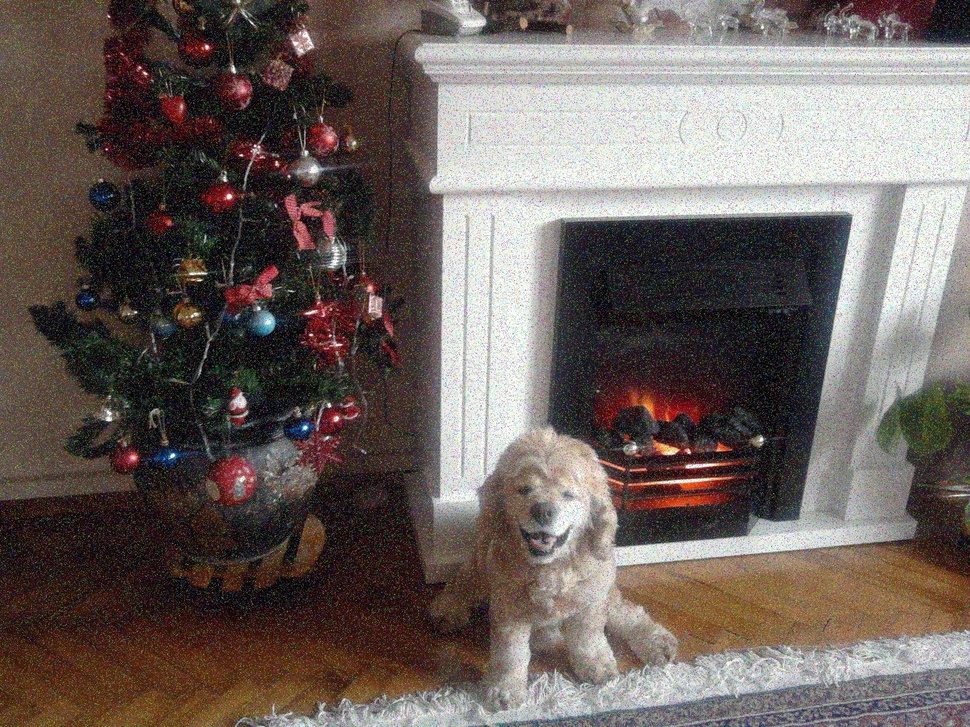
//> input picture noisy_foto.jpg, 970 x 727 px, shrunk from 2048 x 1536 before the run
$ ./main   (built with g++ and OpenCV 4)
//> lines starting //> are read from the running program, lines starting //| are printed output that depends on the picture
//
//  main.cpp
//  Median_Filter
//  Created by Yakup Gorur on 4/3/18.
//  Copyright © 2018 Yakup Gorur. All rights reserved.
//  Digital Signal Processing Design and Application 2017-2018 Spring
//  Homework 5
//  Lecturer: Prof. Dr. Bilge Gunsel, Research Assistant Yağmur Sabucu

// !!! Please ensure that the image folder path is true.


#include <iostream>
#include <opencv2/highgui.hpp>
#include <opencv2/opencv.hpp>
#include <string>

using namespace std; //namespace for  C++ standard library
using namespace cv;  //namespace for  OpenCV library

//**************************-User Defined Settings-****************************
//image folder path
string image_folder_path = "/Users/yakup/Software Developer/DigSignalProcess/HW5/";

//To make debug: It shows all outputs in the operations
bool debug = false;

//***********************************--End--***********************************

void MedianFilter(const Mat& input, Mat& output, int N);
int FindMedium(int Array [], int N);

int main(int argc, const char * argv[]) {

    //Reading the "noisy_foto.jpg" image file into noisy Mat Object
    Mat noisy = imread(image_folder_path + "noisy_foto.jpg");
//> noisy is the input picture: 727 rows x 970 cols, CV_8UC3; mean B, G, R 93, 97.6, 108.2

    //Check the Is the file opened or not?
    if (noisy.empty()){
        std::cerr<<"can't open image: <noisy_foto.jpg>"<<std::endl;
        return - 1;
    }

    //Debug: Show the noisy image file
    if(debug){ imshow("noisy image file", noisy); waitKey();}

    Mat noisy_gray(noisy.size(), CV_8UC1); //Noisy_Gray Mat object 8 bits
    //Convert Gray
    //Convert to noisy image to 8bits gray level image.
    cvtColor(noisy, noisy_gray, COLOR_BGR2GRAY);
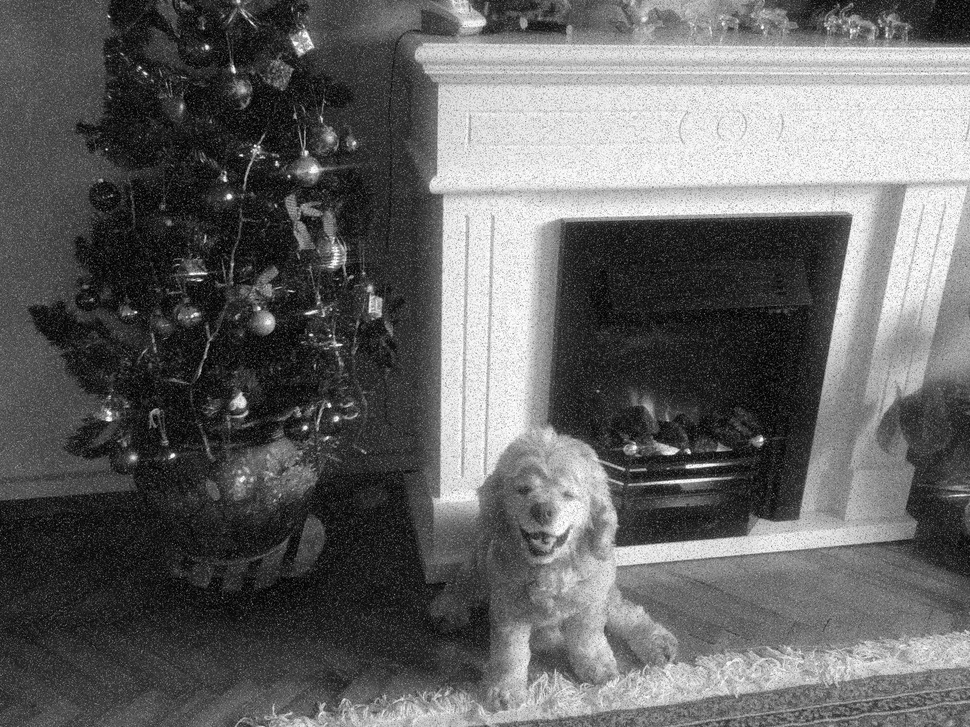
//> noisy_gray: 727 rows x 970 cols, CV_8UC1; min 0, max 255, mean 100.3

    //Debug: Show the gray level image
    if(debug){ imshow("Gray Level Image File", noisy_gray); waitKey();}

    //Write the gray level image as noisy_gray.jpg
    imwrite(image_folder_path + "noisy_gray.jpg", noisy_gray);

//Median Filter with 7*7 Kernel
    Mat median1_gray(noisy_gray.size(), CV_8UC1); //Create median1_gray Mat Object
    //Take Median Filter with 7*7 Kernel
    MedianFilter(noisy_gray, median1_gray, 7);
    //Write the median1_gray image
    imwrite(image_folder_path + "median1_gray.jpg", median1_gray);

    //Debug: Show the median1_gray  image
    if(debug){ imshow("median1_gray Image", median1_gray); waitKey();}
    /*
//Median Filter with 27*27 Kernel
    Mat median2_gray(noisy_gray.size(), CV_8UC1); //Create median2_gray Mat Object
    //Take Median Filter with 27*27 Kernel
    MedianFilter(noisy_gray, median2_gray, 27);
    //Write the median1_gray image
    imwrite(image_folder_path + "median2_gray.jpg", median2_gray);

    //Debug: Show the median1_gray  image
    if(debug){ imshow("median2_gray Image", median2_gray); waitKey();}
    */

//To make test, the original opencv function.
//TEST, 7*7 kernel Test
    Mat opencv_median1_gray(noisy_gray.size(), CV_8UC1);
    medianBlur(noisy_gray, opencv_median1_gray, 7);

    //Write the opencv_median1_gray.jpg image
    imwrite(image_folder_path + "opencv_median1_gray.jpg", opencv_median1_gray);
    //Debug: Show the opencv_median1_gray.jpg  image
    if(debug){ imshow("opencv_median1_gray Image", opencv_median1_gray); waitKey();}


//TEST, 27*27 Kernel Test
    Mat opencv_median2_gray(noisy_gray.size(), CV_8UC1);
    medianBlur(noisy_gray, opencv_median2_gray, 27);

    //Write the opencv_median2_gray image
    imwrite(image_folder_path + "opencv_median2_gray.jpg", opencv_median2_gray);
    //Debug: Show the opencv_median2_gray  image
    if(debug){ imshow("opencv_median2_gray Image", opencv_median2_gray); waitKey();}

    return 0;
}


//     MEDIAN FILTER
//     image  - input image
//     output - output image
//     N      - width and Height of the image
void MedianFilter(const Mat& input, Mat& output, int N){
//> called with N = 7

    //Padding. Adding border
    Mat input_padding;
    int padding_size = (N-1/2);
    copyMakeBorder( input, input_padding, padding_size , padding_size, padding_size, padding_size, BORDER_REFLECT);
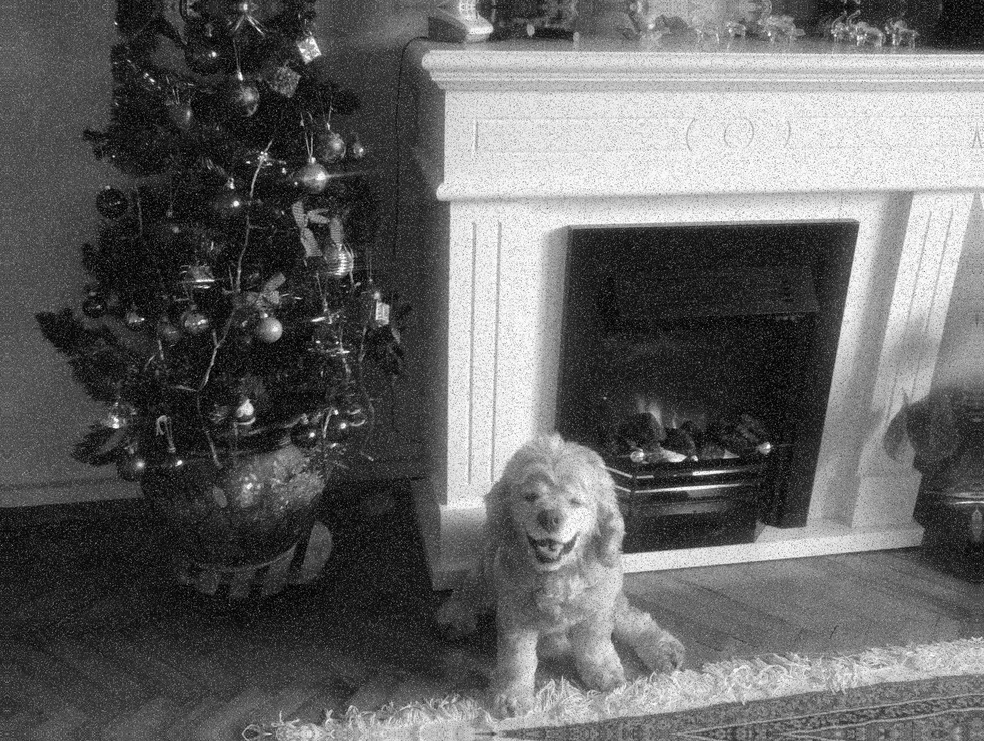
//> input_padding: 741 rows x 984 cols, CV_8UC1; min 0, max 255, mean 100.2

    //Move window through all elements of the image
    for (int column_index = 0; column_index < input.cols; column_index++)
        for (int row_index= 0; row_index < input.rows ; row_index++){

            int window [N*N]; // window array N*N: filter lenght

            int window_left_bound = column_index - ((N-1) / 2 ); //left boundary of window
            int window_right_bound = column_index + ((N-1) / 2 ); //right boundary of window

            int window_up_bound = row_index - ((N-1) / 2 ); //up boundary of window
            int window_down_bound = row_index +((N-1) / 2 ); //down boundary of window

            //Taking the window[N*N]
            int i = 0;
            for(int window_column = window_left_bound; window_column <= window_right_bound; window_column++)
                for(int window_row = window_up_bound; window_row <= window_down_bound; window_row++, i++){
                    window[i] = (int)input_padding.at<uchar>(window_row + padding_size/2, window_column + padding_size/2);
                }

            //Assign The Medium of elements in Window
            output.at<uchar>(row_index, column_index) =  FindMedium(window, N*N);

        }
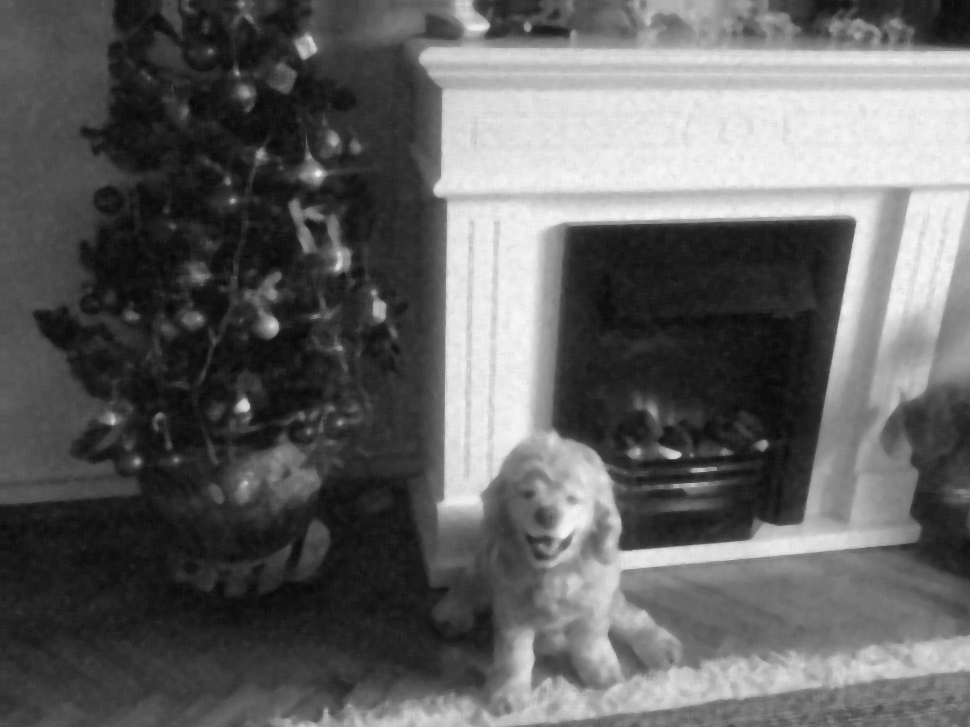
//> output: 727 rows x 970 cols, CV_8UC1; min 9, max 247, mean 98.5
//> in main, `medianBlur(noisy_gray, opencv_median2_gray, 27);`:
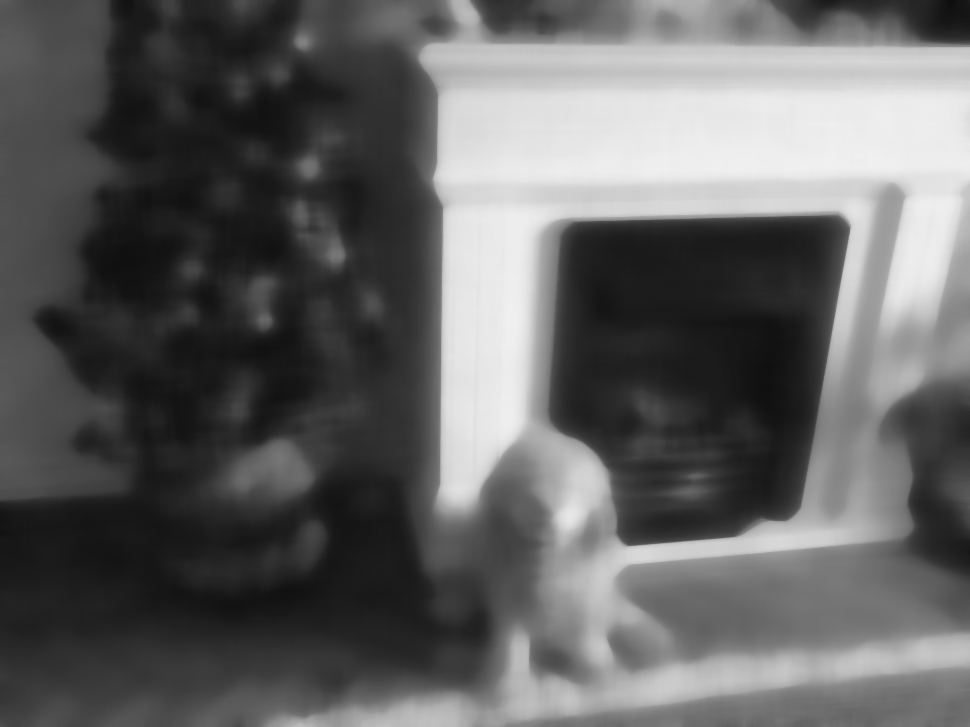
//> opencv_median2_gray: 727 rows x 970 cols, CV_8UC1; min 14, max 240, mean 98.5

}

//     Finding Medium
//     Array  - input Array
//     Lenght - Lenght of Input Array
//     ->Returning the medium integer value.
int FindMedium(int Array [], int Lenght){

    //   Order elements (only half of them) because the other half does not important for median value.
    for (int j = 0; j <= (Lenght-1)/2; ++j)
    {
        //   Find position of minimum element in each iteration
        int minumum_point = j;
        for (int index = j + 1; index < Lenght; ++index){
            if (Array[index] < Array[minumum_point])
                minumum_point = index;
        }
        //   Put found minimum element in its place
        const int temp = Array[j];
        Array[j] = Array[minumum_point];
        Array[minumum_point] = temp;
    }
    return Array [(Lenght-1)/2]; //return the mediaan value
}
